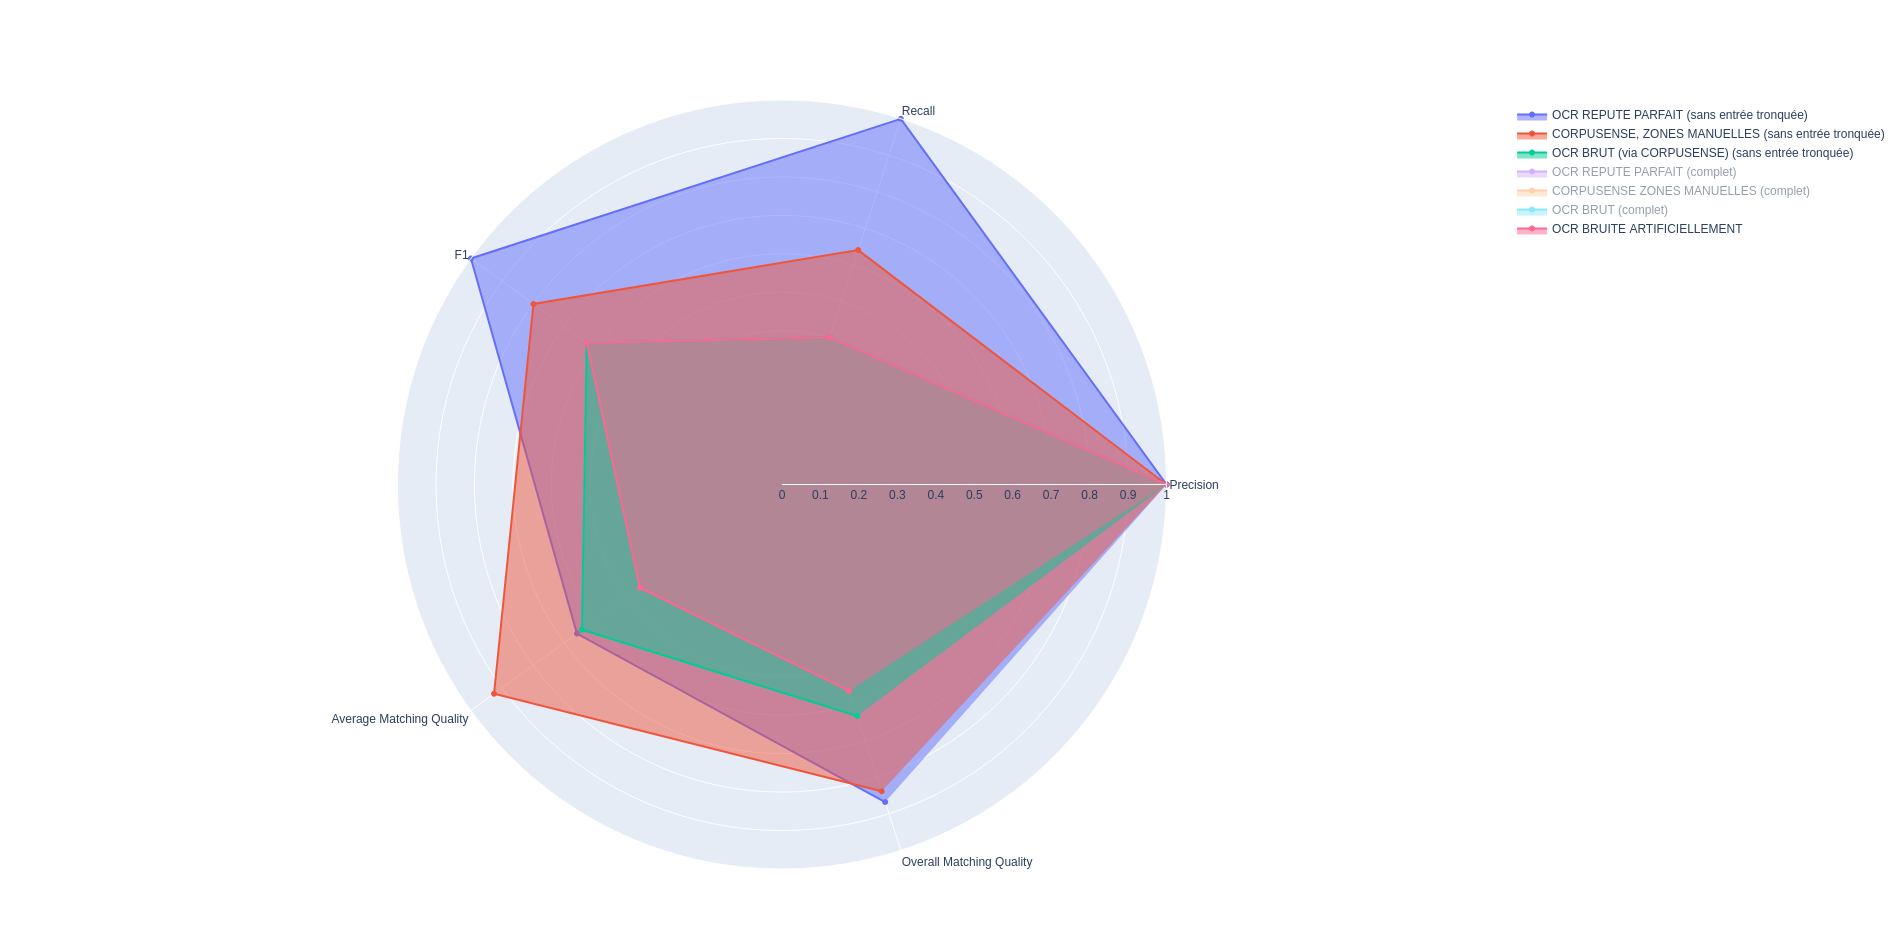

The script that drew this image:
import plotly.graph_objects as go
import pandas as pd

# Charger les données
df = pd.read_csv("../evaluations/overview.csv", sep="\t", encoding="utf-8")

# Catégories pour l'axe polaire
categories = ['Precision', 'Recall', 'F1', "Average Matching Quality", "Overall Matching Quality"]

# Appliquer une transformation exponentielle
exponent = 10  # Ajustez cet exposant pour accentuer les différences
df_transformed = df.copy()
for category in categories:
    df_transformed[category] = df[category] ** exponent

# Créer une figure
fig = go.Figure()

# Ajouter une trace pour chaque ligne du DataFrame transformé
for index, row in df_transformed.iterrows():
    valeurs = row[categories].tolist()
    fig.add_trace(go.Scatterpolar(
        r=valeurs,
        theta=categories,
        fill='toself',
        name=row['Source']
    ))

# Mettre à jour la disposition
fig.update_layout(
    polar=dict(
        radialaxis=dict(
            visible=True,
            range=[0, 1]  # Ajustez cette plage en fonction des valeurs transformées
        )),
    showlegend=True
)

# Afficher la figure
fig.show()
